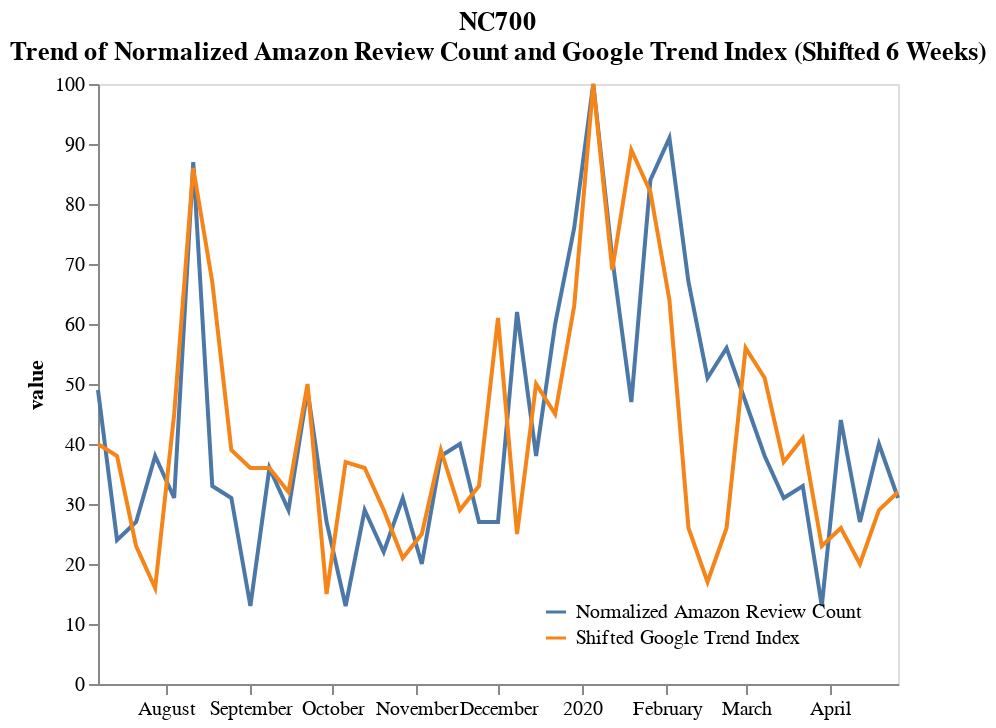

Write notebook code for a chart like this one.
### Code cell
visualize_corr('NC700')

### Figure 1 — Vega-Lite specification as saved in the notebook (floating-point values rounded to 4 significant figures)
{"config": {"view": {"continuousWidth": 400, "continuousHeight": 300}, "axis": {"grid": false}}, "data": {"name": "data-df6e87e48428b62a262d1c7e9d6a739f"}, "mark": "line", "encoding": {"color": {"type": "nominal", "field": "variable", "legend": {"orient": "bottom-right"}, "title": ""}, "x": {"type": "temporal", "field": "week_key", "title": ""}, "y": {"type": "quantitative", "field": "value"}}, "title": ["NC700", "Trend of Normalized Amazon Review Count and Google Trend Index (Shifted 6 Weeks)"], "transform": [{"fold": ["Normalized Amazon Review Count", "Shifted Google Trend Index"], "as": ["variable", "value"]}], "$schema": "https://vega.github.io/schema/vega-lite/v4.8.1.json", "datasets": {"data-df6e87e48428b62a262d1c7e9d6a739f": [{"review_date_key": "2019-07-07T00:00:00", "average_rating": 3.136, "review_count": 22.0, "Week": "2019-07-07T00:00:00", "trend_index": 67, "week_key": "2019-07-07T00:00:00", "product_name": "NC700", "price": 100, "Shifted Google Trend Index": 40.0, "Normalized Amazon Review Count": 49.0}, {"review_date_key": "2019-07-14T00:00:00", "average_rating": 3.727, "review_count": 11.0, "Week": "2019-07-14T00:00:00", "trend_index": 39, "week_key": "2019-07-14T00:00:00", "product_name": "NC700", "price": 100, "Shifted Google Trend Index": 38.0, "Normalized Amazon Review Count": 24.0}, {"review_date_key": "2019-07-21T00:00:00", "average_rating": 3.25, "review_count": 12.0, "Week": "2019-07-21T00:00:00", "trend_index": 36, "week_key": "2019-07-21T00:00:00", "product_name": "NC700", "price": 100, "Shifted Google Trend Index": 23.0, "Normalized Amazon Review Count": 27.0}, {"review_date_key": "2019-07-28T00:00:00", "average_rating": 3.471, "review_count": 17.0, "Week": "2019-07-28T00:00:00", "trend_index": 36, "week_key": "2019-07-28T00:00:00", "product_name": "NC700", "price": 100, "Shifted Google Trend Index": 16.0, "Normalized Amazon Review Count": 38.0}, {"review_date_key": "2019-08-04T00:00:00", "average_rating": 4.071, "review_count": 14.0, "Week": "2019-08-04T00:00:00", "trend_index": 32, "week_key": "2019-08-04T00:00:00", "product_name": "NC700", "price": 100, "Shifted Google Trend Index": 45.0, "Normalized Amazon Review Count": 31.0}, {"review_date_key": "2019-08-11T00:00:00", "average_rating": 3.897, "review_count": 39.0, "Week": "2019-08-11T00:00:00", "trend_index": 50, "week_key": "2019-08-11T00:00:00", "product_name": "NC700", "price": 100, "Shifted Google Trend Index": 86.0, "Normalized Amazon Review Count": 87.0}, {"review_date_key": "2019-08-18T00:00:00", "average_rating": 4.2, "review_count": 15.0, "Week": "2019-08-18T00:00:00", "trend_index": 15, "week_key": "2019-08-18T00:00:00", "product_name": "NC700", "price": 100, "Shifted Google Trend Index": 67.0, "Normalized Amazon Review Count": 33.0}, {"review_date_key": "2019-08-25T00:00:00", "average_rating": 3.714, "review_count": 14.0, "Week": "2019-08-25T00:00:00", "trend_index": 37, "week_key": "2019-08-25T00:00:00", "product_name": "NC700", "price": 100, "Shifted Google Trend Index": 39.0, "Normalized Amazon Review Count": 31.0}, {"review_date_key": "2019-09-01T00:00:00", "average_rating": 2.167, "review_count": 6.0, "Week": "2019-09-01T00:00:00", "trend_index": 36, "week_key": "2019-09-01T00:00:00", "product_name": "NC700", "price": 100, "Shifted Google Trend Index": 36.0, "Normalized Amazon Review Count": 13.0}, {"review_date_key": "2019-09-08T00:00:00", "average_rating": 4.312, "review_count": 16.0, "Week": "2019-09-08T00:00:00", "trend_index": 29, "week_key": "2019-09-08T00:00:00", "product_name": "NC700", "price": 100, "Shifted Google Trend Index": 36.0, "Normalized Amazon Review Count": 36.0}, {"review_date_key": "2019-09-15T00:00:00", "average_rating": 4.308, "review_count": 13.0, "Week": "2019-09-15T00:00:00", "trend_index": 21, "week_key": "2019-09-15T00:00:00", "product_name": "NC700", "price": 100, "Shifted Google Trend Index": 32.0, "Normalized Amazon Review Count": 29.0}, {"review_date_key": "2019-09-22T00:00:00", "average_rating": 4.409, "review_count": 22.0, "Week": "2019-09-22T00:00:00", "trend_index": 25, "week_key": "2019-09-22T00:00:00", "product_name": "NC700", "price": 100, "Shifted Google Trend Index": 50.0, "Normalized Amazon Review Count": 49.0}, {"review_date_key": "2019-09-29T00:00:00", "average_rating": 3.583, "review_count": 12.0, "Week": "2019-09-29T00:00:00", "trend_index": 39, "week_key": "2019-09-29T00:00:00", "product_name": "NC700", "price": 100, "Shifted Google Trend Index": 15.0, "Normalized Amazon Review Count": 27.0}, {"review_date_key": "2019-10-06T00:00:00", "average_rating": 2.667, "review_count": 6.0, "Week": "2019-10-06T00:00:00", "trend_index": 29, "week_key": "2019-10-06T00:00:00", "product_name": "NC700", "price": 100, "Shifted Google Trend Index": 37.0, "Normalized Amazon Review Count": 13.0}, {"review_date_key": "2019-10-13T00:00:00", "average_rating": 3.0, "review_count": 13.0, "Week": "2019-10-13T00:00:00", "trend_index": 33, "week_key": "2019-10-13T00:00:00", "product_name": "NC700", "price": 100, "Shifted Google Trend Index": 36.0, "Normalized Amazon Review Count": 29.0}, {"review_date_key": "2019-10-20T00:00:00", "average_rating": 4.1, "review_count": 10.0, "Week": "2019-10-20T00:00:00", "trend_index": 61, "week_key": "2019-10-20T00:00:00", "product_name": "NC700", "price": 100, "Shifted Google Trend Index": 29.0, "Normalized Amazon Review Count": 22.0}, {"review_date_key": "2019-10-27T00:00:00", "average_rating": 4.214, "review_count": 14.0, "Week": "2019-10-27T00:00:00", "trend_index": 25, "week_key": "2019-10-27T00:00:00", "product_name": "NC700", "price": 100, "Shifted Google Trend Index": 21.0, "Normalized Amazon Review Count": 31.0}, {"review_date_key": "2019-11-03T00:00:00", "average_rating": 4.111, "review_count": 9.0, "Week": "2019-11-03T00:00:00", "trend_index": 50, "week_key": "2019-11-03T00:00:00", "product_name": "NC700", "price": 100, "Shifted Google Trend Index": 25.0, "Normalized Amazon Review Count": 20.0}, {"review_date_key": "2019-11-10T00:00:00", "average_rating": 4.176, "review_count": 17.0, "Week": "2019-11-10T00:00:00", "trend_index": 45, "week_key": "2019-11-10T00:00:00", "product_name": "NC700", "price": 100, "Shifted Google Trend Index": 39.0, "Normalized Amazon Review Count": 38.0}, {"review_date_key": "2019-11-17T00:00:00", "average_rating": 4.0, "review_count": 18.0, "Week": "2019-11-17T00:00:00", "trend_index": 63, "week_key": "2019-11-17T00:00:00", "product_name": "NC700", "price": 100, "Shifted Google Trend Index": 29.0, "Normalized Amazon Review Count": 40.0}, {"review_date_key": "2019-11-24T00:00:00", "average_rating": 3.417, "review_count": 12.0, "Week": "2019-11-24T00:00:00", "trend_index": 100, "week_key": "2019-11-24T00:00:00", "product_name": "NC700", "price": 100, "Shifted Google Trend Index": 33.0, "Normalized Amazon Review Count": 27.0}, {"review_date_key": "2019-12-01T00:00:00", "average_rating": 3.417, "review_count": 12.0, "Week": "2019-12-01T00:00:00", "trend_index": 69, "week_key": "2019-12-01T00:00:00", "product_name": "NC700", "price": 100, "Shifted Google Trend Index": 61.0, "Normalized Amazon Review Count": 27.0}, {"review_date_key": "2019-12-08T00:00:00", "average_rating": 4.0, "review_count": 28.0, "Week": "2019-12-08T00:00:00", "trend_index": 89, "week_key": "2019-12-08T00:00:00", "product_name": "NC700", "price": 100, "Shifted Google Trend Index": 25.0, "Normalized Amazon Review Count": 62.0}, {"review_date_key": "2019-12-15T00:00:00", "average_rating": 3.471, "review_count": 17.0, "Week": "2019-12-15T00:00:00", "trend_index": 82, "week_key": "2019-12-15T00:00:00", "product_name": "NC700", "price": 100, "Shifted Google Trend Index": 50.0, "Normalized Amazon Review Count": 38.0}, {"review_date_key": "2019-12-22T00:00:00", "average_rating": 4.185, "review_count": 27.0, "Week": "2019-12-22T00:00:00", "trend_index": 64, "week_key": "2019-12-22T00:00:00", "product_name": "NC700", "price": 100, "Shifted Google Trend Index": 45.0, "Normalized Amazon Review Count": 60.0}, {"review_date_key": "2019-12-29T00:00:00", "average_rating": 3.971, "review_count": 34.0, "Week": "2019-12-29T00:00:00", "trend_index": 26, "week_key": "2019-12-29T00:00:00", "product_name": "NC700", "price": 100, "Shifted Google Trend Index": 63.0, "Normalized Amazon Review Count": 76.0}, {"review_date_key": "2020-01-05T00:00:00", "average_rating": 4.467, "review_count": 45.0, "Week": "2020-01-05T00:00:00", "trend_index": 17, "week_key": "2020-01-05T00:00:00", "product_name": "NC700", "price": 100, "Shifted Google Trend Index": 100.0, "Normalized Amazon Review Count": 100.0}, {"review_date_key": "2020-01-12T00:00:00", "average_rating": 4.25, "review_count": 32.0, "Week": "2020-01-12T00:00:00", "trend_index": 26, "week_key": "2020-01-12T00:00:00", "product_name": "NC700", "price": 100, "Shifted Google Trend Index": 69.0, "Normalized Amazon Review Count": 71.0}, {"review_date_key": "2020-01-19T00:00:00", "average_rating": 4.048, "review_count": 21.0, "Week": "2020-01-19T00:00:00", "trend_index": 56, "week_key": "2020-01-19T00:00:00", "product_name": "NC700", "price": 100, "Shifted Google Trend Index": 89.0, "Normalized Amazon Review Count": 47.0}, {"review_date_key": "2020-01-26T00:00:00", "average_rating": 4.5, "review_count": 38.0, "Week": "2020-01-26T00:00:00", "trend_index": 51, "week_key": "2020-01-26T00:00:00", "product_name": "NC700", "price": 100, "Shifted Google Trend Index": 82.0, "Normalized Amazon Review Count": 84.0}, {"review_date_key": "2020-02-02T00:00:00", "average_rating": 4.268, "review_count": 41.0, "Week": "2020-02-02T00:00:00", "trend_index": 37, "week_key": "2020-02-02T00:00:00", "product_name": "NC700", "price": 100, "Shifted Google Trend Index": 64.0, "Normalized Amazon Review Count": 91.0}, {"review_date_key": "2020-02-09T00:00:00", "average_rating": 4.333, "review_count": 30.0, "Week": "2020-02-09T00:00:00", "trend_index": 41, "week_key": "2020-02-09T00:00:00", "product_name": "NC700", "price": 100, "Shifted Google Trend Index": 26.0, "Normalized Amazon Review Count": 67.0}, {"review_date_key": "2020-02-16T00:00:00", "average_rating": 4.348, "review_count": 23.0, "Week": "2020-02-16T00:00:00", "trend_index": 23, "week_key": "2020-02-16T00:00:00", "product_name": "NC700", "price": 100, "Shifted Google Trend Index": 17.0, "Normalized Amazon Review Count": 51.0}, {"review_date_key": "2020-02-23T00:00:00", "average_rating": 4.24, "review_count": 25.0, "Week": "2020-02-23T00:00:00", "trend_index": 26, "week_key": "2020-02-23T00:00:00", "product_name": "NC700", "price": 100, "Shifted Google Trend Index": 26.0, "Normalized Amazon Review Count": 56.0}, {"review_date_key": "2020-03-01T00:00:00", "average_rating": 4.143, "review_count": 21.0, "Week": "2020-03-01T00:00:00", "trend_index": 20, "week_key": "2020-03-01T00:00:00", "product_name": "NC700", "price": 100, "Shifted Google Trend Index": 56.0, "Normalized Amazon Review Count": 47.0}, {"review_date_key": "2020-03-08T00:00:00", "average_rating": 4.471, "review_count": 17.0, "Week": "2020-03-08T00:00:00", "trend_index": 29, "week_key": "2020-03-08T00:00:00", "product_name": "NC700", "price": 100, "Shifted Google Trend Index": 51.0, "Normalized Amazon Review Count": 38.0}, {"review_date_key": "2020-03-15T00:00:00", "average_rating": 3.786, "review_count": 14.0, "Week": "2020-03-15T00:00:00", "trend_index": 32, "week_key": "2020-03-15T00:00:00", "product_name": "NC700", "price": 100, "Shifted Google Trend Index": 37.0, "Normalized Amazon Review Count": 31.0}, {"review_date_key": "2020-03-22T00:00:00", "average_rating": 2.867, "review_count": 15.0, "Week": "2020-03-22T00:00:00", "trend_index": 19, "week_key": "2020-03-22T00:00:00", "product_name": "NC700", "price": 100, "Shifted Google Trend Index": 41.0, "Normalized Amazon Review Count": 33.0}, {"review_date_key": "2020-03-29T00:00:00", "average_rating": 2.833, "review_count": 6.0, "Week": "2020-03-29T00:00:00", "trend_index": 39, "week_key": "2020-03-29T00:00:00", "product_name": "NC700", "price": 100, "Shifted Google Trend Index": 23.0, "Normalized Amazon Review Count": 13.0}, {"review_date_key": "2020-04-05T00:00:00", "average_rating": 3.35, "review_count": 20.0, "Week": "2020-04-05T00:00:00", "trend_index": 25, "week_key": "2020-04-05T00:00:00", "product_name": "NC700", "price": 100, "Shifted Google Trend Index": 26.0, "Normalized Amazon Review Count": 44.0}, {"review_date_key": "2020-04-12T00:00:00", "average_rating": 3.25, "review_count": 12.0, "Week": "2020-04-12T00:00:00", "trend_index": 33, "week_key": "2020-04-12T00:00:00", "product_name": "NC700", "price": 100, "Shifted Google Trend Index": 20.0, "Normalized Amazon Review Count": 27.0}, {"review_date_key": "2020-04-19T00:00:00", "average_rating": 3.0, "review_count": 18.0, "Week": "2020-04-19T00:00:00", "trend_index": 18, "week_key": "2020-04-19T00:00:00", "product_name": "NC700", "price": 100, "Shifted Google Trend Index": 29.0, "Normalized Amazon Review Count": 40.0}, {"review_date_key": "2020-04-26T00:00:00", "average_rating": 3.143, "review_count": 14.0, "Week": "2020-04-26T00:00:00", "trend_index": 27, "week_key": "2020-04-26T00:00:00", "product_name": "NC700", "price": 100, "Shifted Google Trend Index": 32.0, "Normalized Amazon Review Count": 31.0}]}}
